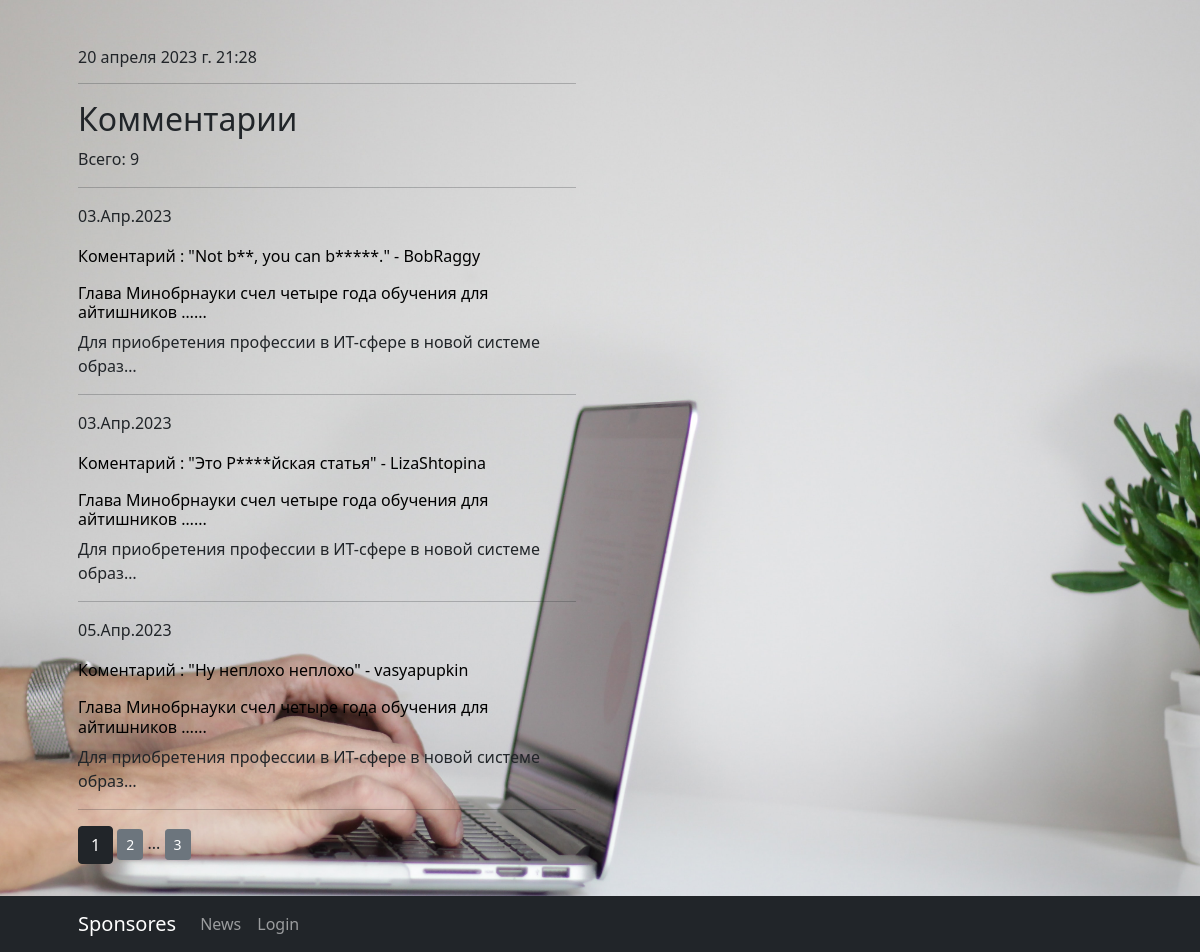
The app's page /news/comments/, older data.
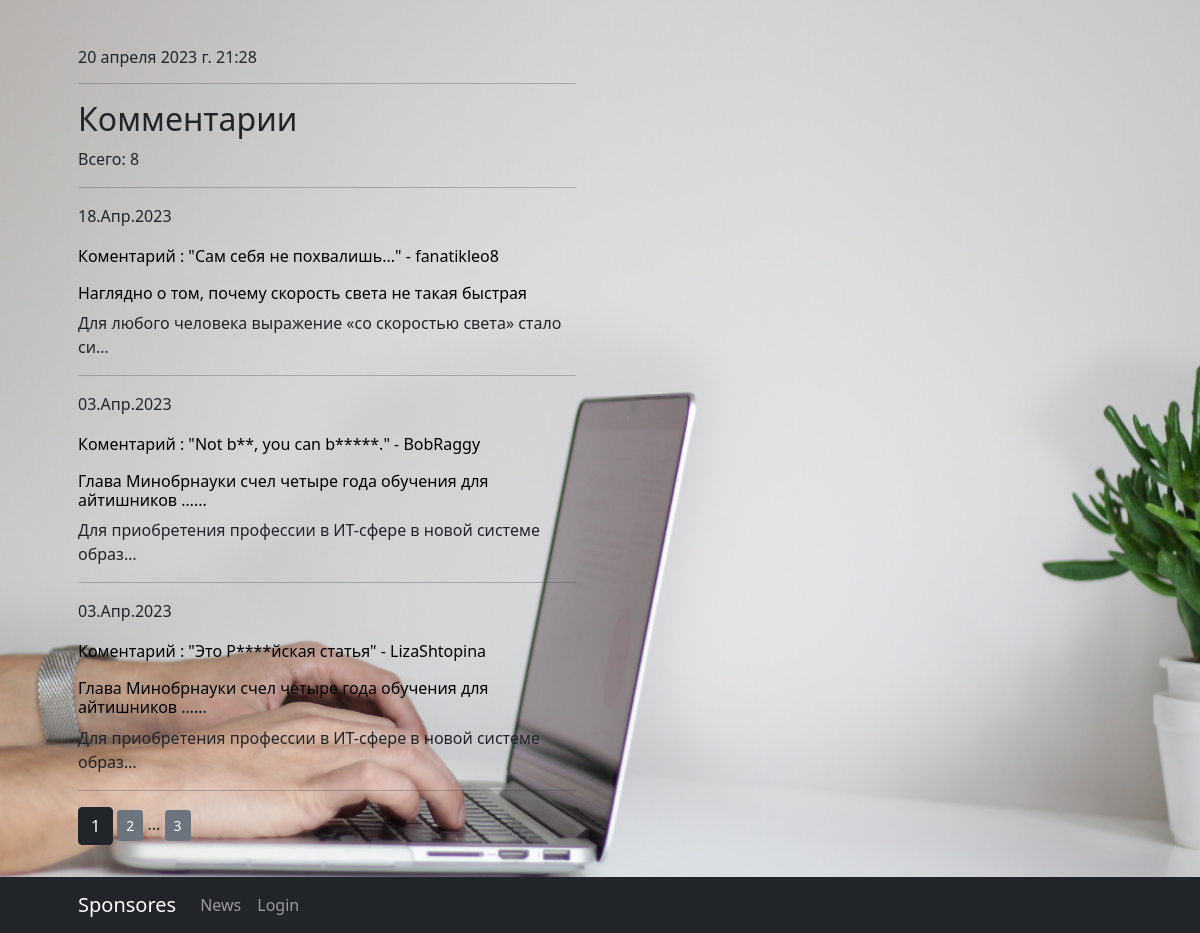
The same page, newer data.
### News/models.py (models this page shows, shortened)
class Comment(models.Model):
    comment_post = models.ForeignKey(Post, on_delete=models.CASCADE,verbose_name='Пост коментария')
    comment_user = models.ForeignKey(User, on_delete=models.CASCADE,verbose_name='Автор коментария')
    comment_text = models.TextField(verbose_name='Текст коментария')
    comment_time_in = models.DateTimeField(auto_now_add=True)
    comment_rating = models.FloatField(default=0, verbose_name='Ретинг')
    def get_absolute_url(self):
        return reverse('show_comment', kwargs={'comment_text': self.comment_text})
    class Meta:
        verbose_name = 'Коментарий'
        verbose_name_plural = 'Коментарии'
        ordering = ['comment_time_in']

class Post(models.Model):
    NEWS = 'NE'
    ARTICLE = 'AR'
    POSTTYPES = [
        (NEWS, 'Новость'),
        (ARTICLE, 'Статья'),
    ]
    post_author = models.ForeignKey(Author, on_delete=models.CASCADE, verbose_name='Автор')
    post_type = models.CharField(max_length=2, choices=POSTTYPES, default=NEWS, verbose_name='Тип поста')
    post_time_in = models.DateTimeField(auto_now_add=True, verbose_name='Дата публикации')
    post_category = models.ManyToManyField(Category, through='PostCategory', verbose_name='Категория поста')
    post_title = models.CharField(max_length=255, verbose_name='Заголовок')
    post_text = models.TextField(verbose_name='Текст')
    post_rating = models.FloatField(default=0, verbose_name='Рейтинг')
    class Meta:
        verbose_name = 'Пост'
        verbose_name_plural = 'Посты'
        ordering = ['-post_time_in']

### News/views.py (the view)
# urls.py: path('comments/', CommentList.as_view()),
class CommentList(ListView):
    queryset = Comment.objects.all()
    ordering = 'comment_post'
    template_name = 'comments.html'
    context_object_name = 'comment'
    paginate_by = 3
    def get_context_data(self, **kwargs):
        context = super().get_context_data(**kwargs)
        context['time_now'] = datetime.now()
        return context

### News/templatetags/custom_filters.py (called while the page is built)
@register.filter()
def censor(text):
    bad_words = ['bad', 'author', 'better', 'but', 'отпуск', 'Росси']
    if type(text) == str:
        for i in bad_words:
            text = text.replace(i[1:], '*' * len(i[1:]))
    return text

### News/templates/comments.html (shortened to what this page needs)
{% extends 'flatpages/default.html' %}
{% load custom_filters %}
{% block content %}
    <h6>{{ time_now }}</h6>
    <hr>
    <h2>Комментарии</h2>
    Всего: {{ page_obj.paginator.count }}
    <hr>
    {% if comment %}
        {% for comment in comment %}
            <p>{{ comment.comment_time_in|date:'d.M.Y'}}</p>
            <a class="mylink" href="{{ comment.get_absolute_url }}">
                <p>Коментарий : "{{ comment.comment_text|censor }}" - {{ comment.comment_user.username }}</p>
            </a>
            {% if comment.comment_post.post_title|length > 60 %}
                <a class="mylink" href="/news/{{ comment.comment_post.id }}">
                    <h6>{{ comment.comment_post.post_title|truncatechars:60|censor }}...</h6>
                </a>
            {% else %}
                <a class="mylink" href="/news/{{ comment.comment_post.id }}">
                    <h6>{{ comment.comment_post.post_title|censor }}</h6>
                </a>
            {% endif %}
            {{ comment.comment_post.post_text|truncatechars:60|censor }}
            <hr>
        {% endfor %}
    {% else %}
        <h2>Коментариев нет!</h2>
    {% endif %}
   <a class="btn btn-dark">{{ page_obj.number }}</a>
   {% if page_obj.has_next %}
       <a class="btn btn-secondary btn-sm" href="?page={{ page_obj.next_page_number }}">{{ page_obj.next_page_number }}</a>
       {% if paginator.num_pages != page_obj.next_page_number %}...
           <a class="btn btn-secondary btn-sm" href="?page={{ page_obj.paginator.num_pages }}">{{ page_obj.paginator.num_pages }}</a>
       {% endif %}
   {% endif %}
{% endblock content %}

### News/templates/flatpages/default.html (shortened to what this page needs)
<!DOCTYPE html>
<html lang="en">
    <head>
        {% load static %}
        <link href="{% static 'css/styles.css' %}" rel="stylesheet" />
    </head>
    <body>
        <section>
            <div class="container px-4 px-lg-5">
                <div class="row gx-4 gx-lg-5">
                    <div class="col-lg-6">
                        <p>{% block content %}
                            {% endblock content %}</p>
                    </div>
                </div>
            </div>
        </section>
        <br>
         <br>
         <br>
        <nav class="navbar navbar-expand-lg navbar-dark bg-dark fixed-bottom">
            <div class="container px-4 px-lg-5">
                <a class="navbar-brand" href="https://fuchs-ural.ru/">Sponsores</a>
                <div class="collapse navbar-collapse" id="navbarResponsive">
                    <ul class="navbar-nav ml-auto">
                        <li class="nav-item active"><a class="nav-link" href="/news/">News</a></li>
                        {% if request.user.is_authenticated %}
                        <li class="nav-item"><a class="nav-link" href="/accounts/logout">Logout </a></li>
                        {% else %}
                        <li class="nav-item"><a class="nav-link" href="/accounts/login">Login </a></li>
                        {% endif %}
                    </ul>
                </div>
            </div>
        </nav>
    </body>
</html>

### News/templates/comments.html (style rules this page uses)
.mylink { color:black; text-decoration: none }

Row changes from the older to the newer data that the page shows:
no longer on this page (row unchanged): Comment: comment_time_in "05.Апр.2023", comment_text|censor "Ну неплохо неплохо", comment_user.username "vasyapupkin", comment_post.post_title|censor "Глава Минобрнауки счел четыре года обучения для айтишников …", comment_post.post_text|censor "Для приобретения профессии в ИТ-сфере в новой системе образ…"
added Comment: comment_time_in "18.Апр.2023", comment_text|censor "Сам себя не похвалишь...", comment_user.username "fanatikleo8", comment_post.post_title|censor "Наглядно о том, почему скорость света не такая быстрая", comment_post.post_text|censor "Для любого человека выражение «со скоростью света» стало си…"
Text that changed along with them:
{{ page_obj.paginator.count }}: "9" → "8"
